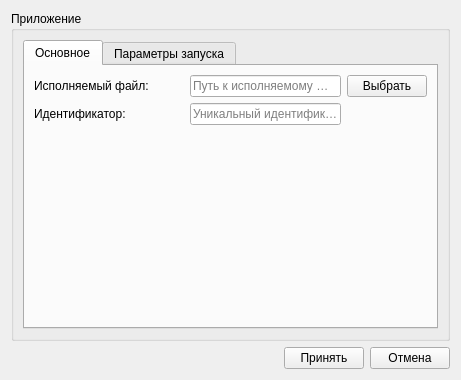
<?xml version="1.0" encoding="UTF-8"?>
<ui version="4.0">
 <class>AppStartEditor</class>
 <widget class="QWidget" name="AppStartEditor">
  <property name="geometry">
   <rect>
    <x>0</x>
    <y>0</y>
    <width>461</width>
    <height>380</height>
   </rect>
  </property>
  <property name="windowTitle">
   <string>Настройки приложения</string>
  </property>
  <layout class="QVBoxLayout" name="verticalLayout_4">
   <item>
    <widget class="QGroupBox" name="appGroupBox">
     <property name="title">
      <string>Приложение</string>
     </property>
     <layout class="QVBoxLayout" name="verticalLayout_3">
      <item>
       <widget class="QTabWidget" name="tabWidget">
        <property name="currentIndex">
         <number>0</number>
        </property>
        <widget class="QWidget" name="mainTab">
         <attribute name="title">
          <string>Основное</string>
         </attribute>
         <layout class="QVBoxLayout" name="verticalLayout">
          <item>
           <layout class="QGridLayout" name="gridLayout">
            <item row="0" column="0">
             <widget class="QLabel" name="label">
              <property name="minimumSize">
               <size>
                <width>150</width>
                <height>0</height>
               </size>
              </property>
              <property name="text">
               <string>Исполняемый файл:</string>
              </property>
             </widget>
            </item>
            <item row="0" column="1">
             <widget class="QLineEdit" name="pathLineEdit">
              <property name="placeholderText">
               <string>Путь к исполняемому файлу</string>
              </property>
             </widget>
            </item>
            <item row="0" column="2">
             <widget class="QPushButton" name="selectFileButton">
              <property name="sizePolicy">
               <sizepolicy hsizetype="Preferred" vsizetype="Fixed">
                <horstretch>0</horstretch>
                <verstretch>0</verstretch>
               </sizepolicy>
              </property>
              <property name="text">
               <string>Выбрать</string>
              </property>
             </widget>
            </item>
            <item row="1" column="0">
             <widget class="QLabel" name="label_2">
              <property name="minimumSize">
               <size>
                <width>150</width>
                <height>0</height>
               </size>
              </property>
              <property name="text">
               <string>Идентификатор:</string>
              </property>
             </widget>
            </item>
            <item row="1" column="1">
             <widget class="QLineEdit" name="idLineEdit">
              <property name="readOnly">
               <bool>false</bool>
              </property>
              <property name="placeholderText">
               <string>Уникальный идентификатор</string>
              </property>
             </widget>
            </item>
            <item row="1" column="2">
             <spacer name="horizontalSpacer">
              <property name="orientation">
               <enum>Qt::Horizontal</enum>
              </property>
              <property name="sizeType">
               <enum>QSizePolicy::Preferred</enum>
              </property>
              <property name="sizeHint" stdset="0">
               <size>
                <width>40</width>
                <height>20</height>
               </size>
              </property>
             </spacer>
            </item>
           </layout>
          </item>
          <item>
           <widget class="QLabel" name="errorLabel">
            <property name="text">
             <string/>
            </property>
            <property name="alignment">
             <set>Qt::AlignCenter</set>
            </property>
           </widget>
          </item>
          <item>
           <spacer name="verticalSpacer">
            <property name="orientation">
             <enum>Qt::Vertical</enum>
            </property>
            <property name="sizeHint" stdset="0">
             <size>
              <width>20</width>
              <height>40</height>
             </size>
            </property>
           </spacer>
          </item>
         </layout>
        </widget>
        <widget class="QWidget" name="argsTab">
         <attribute name="title">
          <string>Параметры запуска</string>
         </attribute>
         <layout class="QVBoxLayout" name="verticalLayout_2">
          <item>
           <layout class="QHBoxLayout" name="horizontalLayout_4">
            <item>
             <widget class="QToolButton" name="addButton">
              <property name="minimumSize">
               <size>
                <width>30</width>
                <height>30</height>
               </size>
              </property>
              <property name="maximumSize">
               <size>
                <width>30</width>
                <height>30</height>
               </size>
              </property>
              <property name="toolTip">
               <string>Добавить</string>
              </property>
              <property name="text">
               <string>...</string>
              </property>
              <property name="icon">
               <iconset resource="../../../../commons/etc/meteo.icons.qrc">
                <normaloff>:/meteo/icons/tools/plus_black.png</normaloff>:/meteo/icons/tools/plus_black.png</iconset>
              </property>
             </widget>
            </item>
            <item>
             <widget class="QToolButton" name="removeButton">
              <property name="enabled">
               <bool>false</bool>
              </property>
              <property name="minimumSize">
               <size>
                <width>30</width>
                <height>30</height>
               </size>
              </property>
              <property name="maximumSize">
               <size>
                <width>30</width>
                <height>30</height>
               </size>
              </property>
              <property name="toolTip">
               <string>Удалить</string>
              </property>
              <property name="text">
               <string>...</string>
              </property>
              <property name="icon">
               <iconset resource="../../../../commons/etc/meteo.icons.qrc">
                <normaloff>:/meteo/icons/tools/minus_black.png</normaloff>:/meteo/icons/tools/minus_black.png</iconset>
              </property>
             </widget>
            </item>
            <item>
             <widget class="QToolButton" name="editButton">
              <property name="enabled">
               <bool>false</bool>
              </property>
              <property name="minimumSize">
               <size>
                <width>30</width>
                <height>30</height>
               </size>
              </property>
              <property name="maximumSize">
               <size>
                <width>30</width>
                <height>30</height>
               </size>
              </property>
              <property name="toolTip">
               <string>Редактировать</string>
              </property>
              <property name="text">
               <string>...</string>
              </property>
              <property name="icon">
               <iconset resource="../../../../commons/etc/meteo.icons.qrc">
                <normaloff>:/meteo/icons/map/settings.png</normaloff>:/meteo/icons/map/settings.png</iconset>
              </property>
             </widget>
            </item>
            <item>
             <spacer name="horizontalSpacer_4">
              <property name="orientation">
               <enum>Qt::Horizontal</enum>
              </property>
              <property name="sizeHint" stdset="0">
               <size>
                <width>40</width>
                <height>20</height>
               </size>
              </property>
             </spacer>
            </item>
            <item>
             <widget class="QPushButton" name="viewArgsButton">
              <property name="toolTip">
               <string>Показать список доступных параметров запуска приложения</string>
              </property>
              <property name="text">
               <string>Справка</string>
              </property>
             </widget>
            </item>
           </layout>
          </item>
          <item>
           <widget class="QTreeWidget" name="argsTreeWidget">
            <property name="sizePolicy">
             <sizepolicy hsizetype="Expanding" vsizetype="Expanding">
              <horstretch>0</horstretch>
              <verstretch>0</verstretch>
             </sizepolicy>
            </property>
            <property name="rootIsDecorated">
             <bool>false</bool>
            </property>
            <property name="itemsExpandable">
             <bool>false</bool>
            </property>
            <attribute name="headerMinimumSectionSize">
             <number>100</number>
            </attribute>
            <column>
             <property name="text">
              <string>Параметр</string>
             </property>
            </column>
            <column>
             <property name="text">
              <string>Значение</string>
             </property>
            </column>
           </widget>
          </item>
         </layout>
        </widget>
       </widget>
      </item>
     </layout>
    </widget>
   </item>
   <item>
    <layout class="QHBoxLayout" name="horizontalLayout_3">
     <item>
      <spacer name="horizontalSpacer_2">
       <property name="orientation">
        <enum>Qt::Horizontal</enum>
       </property>
       <property name="sizeHint" stdset="0">
        <size>
         <width>40</width>
         <height>20</height>
        </size>
       </property>
      </spacer>
     </item>
     <item>
      <widget class="QPushButton" name="applyButton">
       <property name="toolTip">
        <string>Сохранить изменения</string>
       </property>
       <property name="text">
        <string>Принять</string>
       </property>
      </widget>
     </item>
     <item>
      <widget class="QPushButton" name="cancelButton">
       <property name="toolTip">
        <string>Закрыть без сохранения</string>
       </property>
       <property name="text">
        <string>Отмена</string>
       </property>
      </widget>
     </item>
    </layout>
   </item>
  </layout>
 </widget>
 <tabstops>
  <tabstop>applyButton</tabstop>
  <tabstop>cancelButton</tabstop>
  <tabstop>tabWidget</tabstop>
  <tabstop>pathLineEdit</tabstop>
  <tabstop>idLineEdit</tabstop>
  <tabstop>selectFileButton</tabstop>
  <tabstop>argsTreeWidget</tabstop>
  <tabstop>viewArgsButton</tabstop>
 </tabstops>
 <resources>  
  <include location="../../../../commons/etc/meteo.icons.qrc"/>
 </resources>
 <connections/>
</ui>
